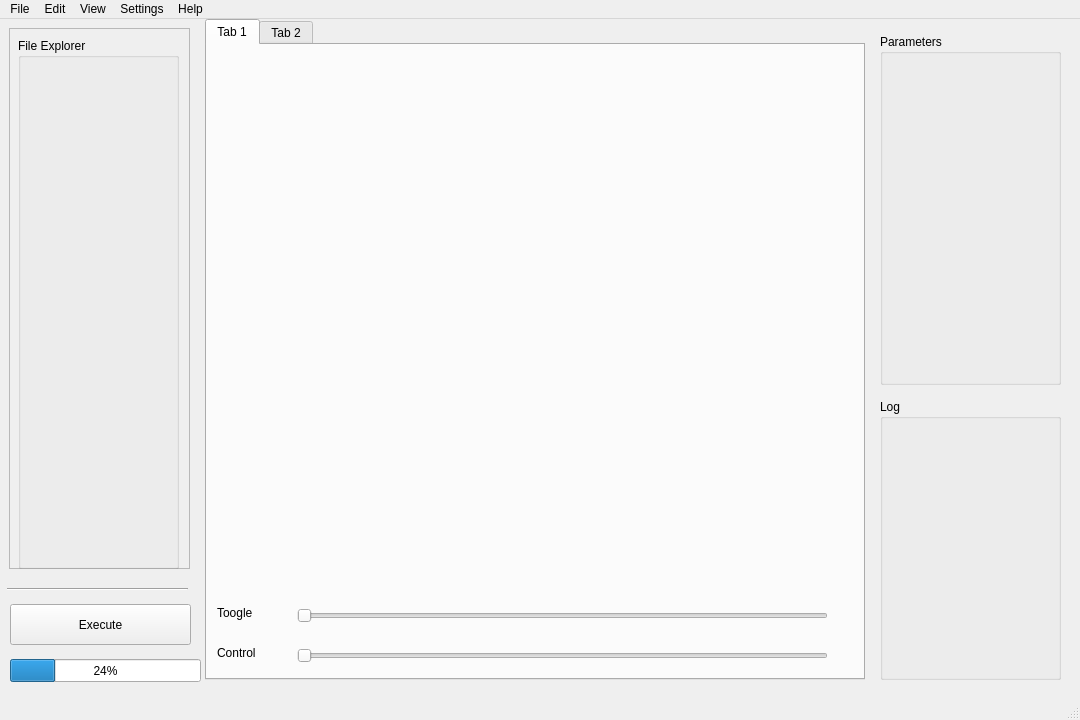
<?xml version="1.0" encoding="UTF-8"?>
<ui version="4.0">
 <class>MainWindow</class>
 <widget class="QMainWindow" name="MainWindow">
  <property name="geometry">
   <rect>
    <x>0</x>
    <y>0</y>
    <width>1080</width>
    <height>720</height>
   </rect>
  </property>
  <property name="windowTitle">
   <string>Data Analyzer</string>
  </property>
  <property name="windowOpacity">
   <double>1.000000000000000</double>
  </property>
  <widget class="QWidget" name="centralwidget">
   <widget class="QTabWidget" name="FunctionTab">
    <property name="geometry">
     <rect>
      <x>205</x>
      <y>0</y>
      <width>660</width>
      <height>661</height>
     </rect>
    </property>
    <property name="toolTip">
     <string>&lt;html&gt;&lt;head/&gt;&lt;body&gt;&lt;p&gt;&lt;br/&gt;&lt;/p&gt;&lt;/body&gt;&lt;/html&gt;</string>
    </property>
    <property name="currentIndex">
     <number>0</number>
    </property>
    <widget class="QWidget" name="tab">
     <attribute name="title">
      <string>Tab 1</string>
     </attribute>
     <widget class="QSlider" name="horizontalSlider">
      <property name="geometry">
       <rect>
        <x>90</x>
        <y>600</y>
        <width>531</width>
        <height>22</height>
       </rect>
      </property>
      <property name="orientation">
       <enum>Qt::Horizontal</enum>
      </property>
     </widget>
     <widget class="QLabel" name="label">
      <property name="geometry">
       <rect>
        <x>10</x>
        <y>600</y>
        <width>72</width>
        <height>15</height>
       </rect>
      </property>
      <property name="text">
       <string>Control</string>
      </property>
     </widget>
     <widget class="QSlider" name="horizontalSlider_2">
      <property name="geometry">
       <rect>
        <x>90</x>
        <y>560</y>
        <width>531</width>
        <height>22</height>
       </rect>
      </property>
      <property name="orientation">
       <enum>Qt::Horizontal</enum>
      </property>
     </widget>
     <widget class="QLabel" name="label_2">
      <property name="geometry">
       <rect>
        <x>10</x>
        <y>560</y>
        <width>72</width>
        <height>15</height>
       </rect>
      </property>
      <property name="text">
       <string>Toogle</string>
      </property>
     </widget>
    </widget>
    <widget class="QWidget" name="tab_2">
     <attribute name="title">
      <string>Tab 2</string>
     </attribute>
    </widget>
   </widget>
   <widget class="QProgressBar" name="progressBar">
    <property name="geometry">
     <rect>
      <x>10</x>
      <y>640</y>
      <width>191</width>
      <height>23</height>
     </rect>
    </property>
    <property name="value">
     <number>24</number>
    </property>
   </widget>
   <widget class="Line" name="line">
    <property name="geometry">
     <rect>
      <x>7</x>
      <y>560</y>
      <width>181</width>
      <height>20</height>
     </rect>
    </property>
    <property name="orientation">
     <enum>Qt::Horizontal</enum>
    </property>
   </widget>
   <widget class="QPushButton" name="pushButton">
    <property name="geometry">
     <rect>
      <x>10</x>
      <y>585</y>
      <width>181</width>
      <height>41</height>
     </rect>
    </property>
    <property name="text">
     <string>Execute</string>
    </property>
   </widget>
   <widget class="QFrame" name="frame">
    <property name="geometry">
     <rect>
      <x>9</x>
      <y>9</y>
      <width>181</width>
      <height>541</height>
     </rect>
    </property>
    <property name="frameShape">
     <enum>QFrame::StyledPanel</enum>
    </property>
    <property name="frameShadow">
     <enum>QFrame::Raised</enum>
    </property>
    <widget class="QGroupBox" name="groupBox">
     <property name="geometry">
      <rect>
       <x>9</x>
       <y>10</y>
       <width>161</width>
       <height>531</height>
      </rect>
     </property>
     <property name="title">
      <string>File Explorer</string>
     </property>
    </widget>
   </widget>
   <widget class="QGroupBox" name="groupBox_2">
    <property name="geometry">
     <rect>
      <x>880</x>
      <y>15</y>
      <width>181</width>
      <height>351</height>
     </rect>
    </property>
    <property name="title">
     <string>Parameters</string>
    </property>
   </widget>
   <widget class="QGroupBox" name="groupBox_3">
    <property name="geometry">
     <rect>
      <x>880</x>
      <y>380</y>
      <width>181</width>
      <height>281</height>
     </rect>
    </property>
    <property name="title">
     <string>Log</string>
    </property>
   </widget>
  </widget>
  <widget class="QMenuBar" name="menubar">
   <property name="geometry">
    <rect>
     <x>0</x>
     <y>0</y>
     <width>1080</width>
     <height>26</height>
    </rect>
   </property>
   <widget class="QMenu" name="menu">
    <property name="title">
     <string>File</string>
    </property>
    <addaction name="actionNew"/>
    <addaction name="actionOpen"/>
    <addaction name="actionOpen_Folder"/>
    <addaction name="actionImport_Project"/>
    <addaction name="actionExport"/>
    <addaction name="actionImport"/>
    <addaction name="actionExport_2"/>
    <addaction name="actionClose_File"/>
    <addaction name="actionClose_Folder"/>
    <addaction name="actionExit"/>
   </widget>
   <widget class="QMenu" name="menu_2">
    <property name="title">
     <string>Edit</string>
    </property>
    <addaction name="actionUndo"/>
    <addaction name="actionRdedo"/>
    <addaction name="actionCut"/>
    <addaction name="actionCopy"/>
    <addaction name="actionPaste"/>
    <addaction name="actionFind"/>
    <addaction name="actionReplace"/>
   </widget>
   <widget class="QMenu" name="menu_3">
    <property name="title">
     <string>View</string>
    </property>
   </widget>
   <widget class="QMenu" name="menuSettings">
    <property name="title">
     <string>Settings</string>
    </property>
    <addaction name="actionPreference"/>
   </widget>
   <widget class="QMenu" name="menuHelp">
    <property name="title">
     <string>Help</string>
    </property>
    <addaction name="actionTutorial"/>
    <addaction name="actionKeyboard_Shortcut_Reference"/>
    <addaction name="actionAbout"/>
    <addaction name="actionReport_Issue"/>
    <addaction name="actionCheck_for_Update"/>
    <addaction name="actionAbout_2"/>
   </widget>
   <addaction name="menu"/>
   <addaction name="menu_2"/>
   <addaction name="menu_3"/>
   <addaction name="menuSettings"/>
   <addaction name="menuHelp"/>
  </widget>
  <widget class="QStatusBar" name="statusbar"/>
  <action name="actionTutorial">
   <property name="text">
    <string>Documentation</string>
   </property>
  </action>
  <action name="actionAbout">
   <property name="text">
    <string>View License</string>
   </property>
  </action>
  <action name="actionNew">
   <property name="text">
    <string>New Porject</string>
   </property>
  </action>
  <action name="actionOpen">
   <property name="text">
    <string>Open File</string>
   </property>
  </action>
  <action name="actionOpen_Folder">
   <property name="text">
    <string>Open Folder...</string>
   </property>
  </action>
  <action name="actionImport_Project">
   <property name="text">
    <string>Save</string>
   </property>
  </action>
  <action name="actionExport">
   <property name="text">
    <string>Save As...</string>
   </property>
  </action>
  <action name="actionImport">
   <property name="text">
    <string>Import</string>
   </property>
  </action>
  <action name="actionExport_2">
   <property name="text">
    <string>Export</string>
   </property>
  </action>
  <action name="actionClose_File">
   <property name="text">
    <string>Close File</string>
   </property>
  </action>
  <action name="actionClose_Folder">
   <property name="text">
    <string>Close Folder</string>
   </property>
  </action>
  <action name="actionExit">
   <property name="text">
    <string>Exit</string>
   </property>
  </action>
  <action name="actionUndo">
   <property name="text">
    <string>Undo</string>
   </property>
  </action>
  <action name="actionRdedo">
   <property name="text">
    <string>Redo</string>
   </property>
  </action>
  <action name="actionCut">
   <property name="text">
    <string>Cut</string>
   </property>
  </action>
  <action name="actionCopy">
   <property name="text">
    <string>Copy</string>
   </property>
  </action>
  <action name="actionPaste">
   <property name="text">
    <string>Paste</string>
   </property>
  </action>
  <action name="actionFind">
   <property name="text">
    <string>Find</string>
   </property>
  </action>
  <action name="actionReplace">
   <property name="text">
    <string>Replace</string>
   </property>
  </action>
  <action name="actionKeyboard_Shortcut_Reference">
   <property name="text">
    <string>Keyboard Shortcut Reference</string>
   </property>
  </action>
  <action name="actionReport_Issue">
   <property name="text">
    <string>Report Issue</string>
   </property>
  </action>
  <action name="actionCheck_for_Update">
   <property name="text">
    <string>Check for Update</string>
   </property>
  </action>
  <action name="actionAbout_2">
   <property name="text">
    <string>About</string>
   </property>
  </action>
  <action name="actionPreference">
   <property name="text">
    <string>Preferences</string>
   </property>
  </action>
 </widget>
 <resources/>
 <connections/>
</ui>
